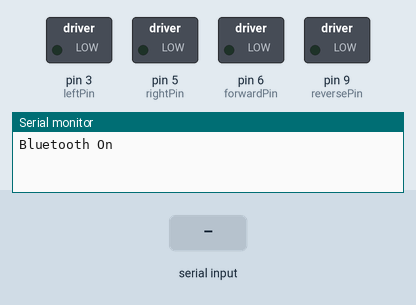
Bench run of a sketch on a simulated Arduino Uno, built with avr-gcc and run on an emulated ATmega328P. Shown: switched loads named in the sketch (green lamp = pin HIGH), the last lines printed to the serial monitor. The test bench sets the inputs (shaded band).

Above: at 1.4 s.
1.5 s: "s" received over the second serial link
At 2.4 s:
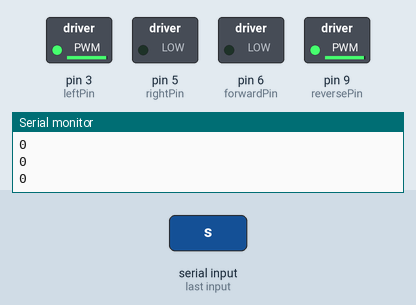
Timing chart, 0 to 4.5 s (numbered marks = the images above; inputs shaded):
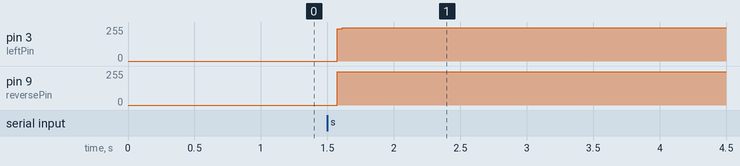

Measured:
- after the input at 1.5 s, pin 3 (leftPin): 0/255 → 250/255 after 0.07 s; pin 9 (reversePin): 0/255 → 248/255 after 0.07 s

The sketch:

BTCarVolan.ino
```cpp
#include <SoftwareSerial.h>
#define RxPin 2
#define TxPin 4
#define forwardPin 6
#define reversePin 9
#define rightPin 5
#define leftPin 3
#define treshold 60

int joyX ;
int joyY ;

byte readByte;
byte array[4];


SoftwareSerial BlueTooth(TxPin, RxPin);

void setup() {
  // put your setup code here, to run once:
  joyX = 100;
  joyY = 100;
  pinMode(forwardPin, OUTPUT);
  pinMode(reversePin, OUTPUT);
  pinMode(leftPin, OUTPUT);
  pinMode(rightPin, OUTPUT);

  digitalWrite(forwardPin, LOW);
  digitalWrite(reversePin, LOW);
  digitalWrite(rightPin, LOW);
  digitalWrite(leftPin, LOW);

  Serial.begin(9600);
  Serial.write("Bluetooth On ");
  BlueTooth.begin(9600);
  BlueTooth.println("Bluetooth On ");
  establishContact();  // send a byte to establish contact until receiver responds

}
void loop() {
  // put your main code here, to run repeatedly:
  if (BlueTooth.available() >= 3)
  {
    if (BlueTooth.read() == 's') {
      for (int i = 1; i < 3; i++) {
        readByte = BlueTooth.read();  //gets one byte from serial buffer
        array[i] = readByte;
      }
    }
  }
  else {
    joyX = 100;
    joyY = 100;
  }

  joyX = array[1];
  joyY = array[2];

  Serial.println(joyX);
  Serial.println(joyY);

  if (95 < joyY < 105) {
    moveCoasting();
  }

  if (95 < joyX < 105) {
    wheelsNeutral();
  }

  if (joyY > 105) {
    digitalWrite(reversePin, LOW);
    analogMove(joyY, forwardPin);
  }

  if (joyY < 95) {
    digitalWrite(forwardPin, LOW);
    analogMoveNegative(joyY, reversePin);
  }

  if (joyX > 105) {
    digitalWrite(leftPin, LOW);
    analogMove(joyX, rightPin);
  }

  if (joyX < 95) {
    digitalWrite(rightPin, LOW);
    analogMoveNegative(joyX, leftPin);
  }
}

void establishContact() {
  while (BlueTooth.available() <= 0) {
    BlueTooth.println("A");   // send a capital A
    delay(300);
  }
}

void analogMove(int inputAcceleration, int movePin) {
  int motorAcceleration = map(inputAcceleration, 105, 200, treshold, 255);
  analogWrite(movePin, motorAcceleration);
}

void analogMoveNegative(int inputAcceleration, int movePin) {
  int  motorAcceleration = map(inputAcceleration, 95, 0, treshold, 255);
  analogWrite(movePin, motorAcceleration);
}


void moveForward(float time) {
  digitalWrite(reversePin, LOW);
  if (digitalRead(reversePin) == LOW) {
    digitalWrite(forwardPin, HIGH);

  }
  delay(time * 1000);
  digitalWrite(forwardPin, LOW);
}

void moveForward() {
  digitalWrite(reversePin, LOW);
  if (digitalRead(reversePin) == LOW) {
    digitalWrite(forwardPin, HIGH);

  }
}

void moveReverse(float time) {
  digitalWrite(forwardPin, LOW);
  if (digitalRead(forwardPin) == LOW) {
    digitalWrite(reversePin, HIGH);

  }
  delay(time * 1000);
  digitalWrite(reversePin, LOW);
}

void moveReverse() {
  digitalWrite(forwardPin, LOW);
  if (digitalRead(forwardPin) == LOW) {
    digitalWrite(reversePin, HIGH);

  }
}

void moveCoasting() {
  digitalWrite(forwardPin, LOW);
  digitalWrite(reversePin, LOW);
}

void wheelsRight() {
  digitalWrite(leftPin, LOW);
  if (digitalRead(leftPin) == LOW) {
    digitalWrite(rightPin, HIGH);
  }
}

void wheelsNeutral() {
  digitalWrite(rightPin, LOW);
  digitalWrite(leftPin, LOW);

}

void wheelsLeft() {
  digitalWrite(rightPin, LOW);
  if (digitalRead(rightPin) == LOW) {
    digitalWrite(leftPin, HIGH);
  }

}

void testDirection() {
  wheelsRight();
  delay(1000);
  wheelsNeutral();
  delay(1000);
  wheelsLeft();
  delay(1000);
  wheelsNeutral();
  delay(1000);
}

void testTraction(float time) {
  moveForward(time);
  delay(2000);
  moveReverse(time + 0.1);
  delay(1000);
}

void testGeneralMove() {
  wheelsRight();
  delay(1000);
  moveForward(0.2);
  delay(1000);
  moveReverse(0.3);
  delay(1000);
  wheelsNeutral();
  delay(1000);
  wheelsLeft();
  delay(1000);
  moveForward(0.2);
  delay(1000);
  moveReverse(0.3);
  delay(1000);
  wheelsNeutral();
  delay(1000);
}
```
